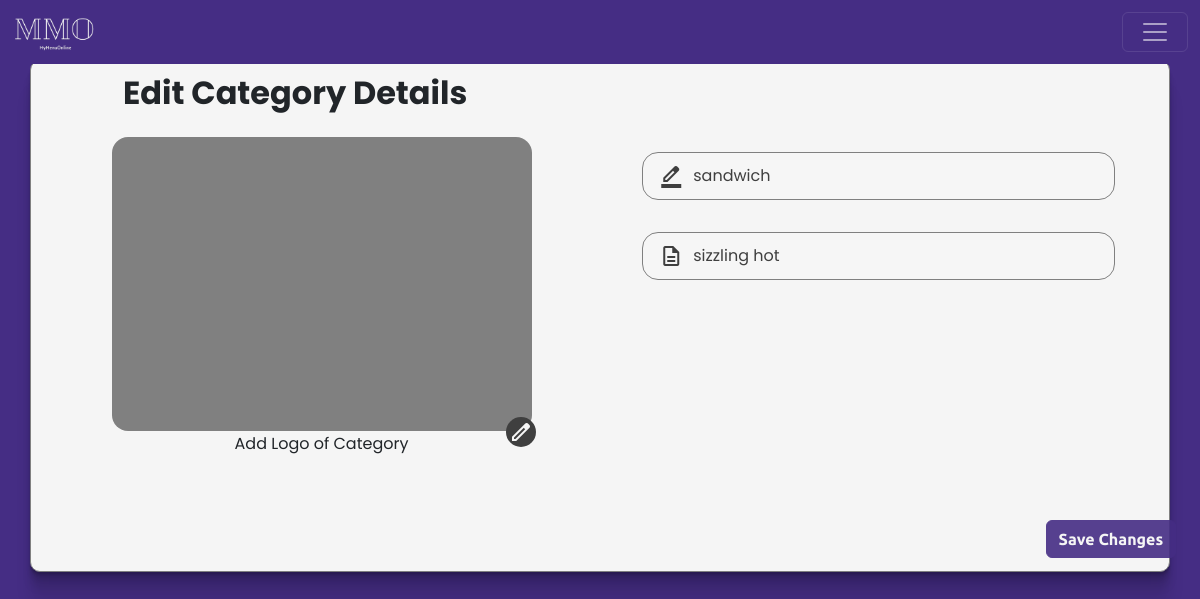
The page /client/category/6/ (signed in) on the database as committed earlier.
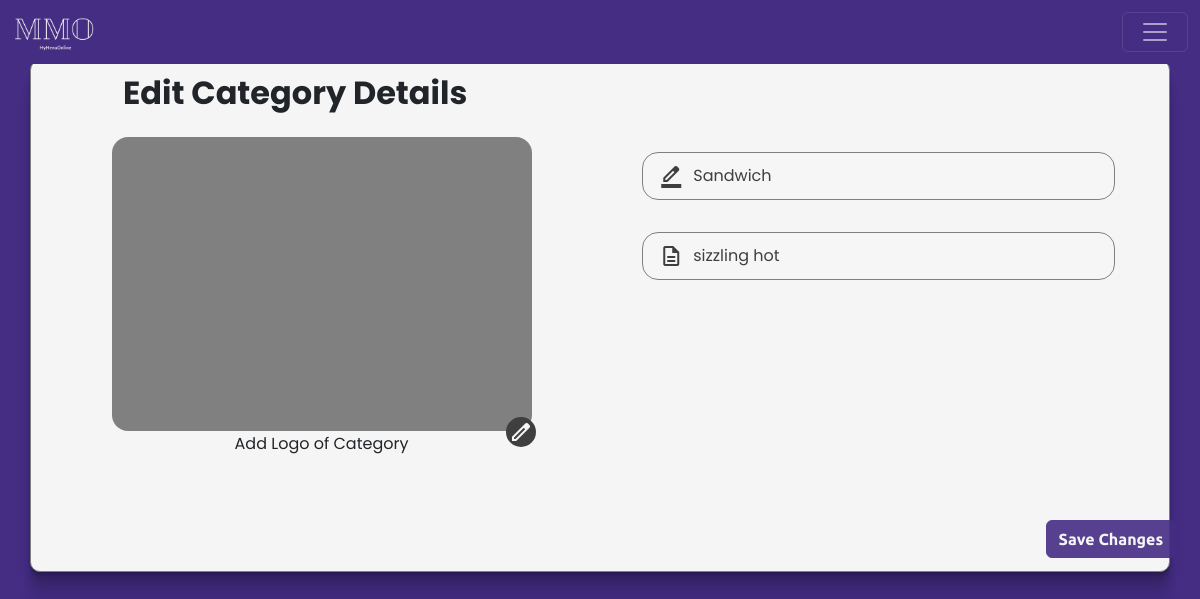
The same page on the database as committed later.
### client/models.py (models this page shows, shortened)
class Header(models.Model):
    header_text = models.CharField(max_length=100)
    image = models.ImageField(upload_to='images', height_field=None, width_field=None, max_length=None, blank=True, null=True)
    menu = models.ForeignKey(Menu, on_delete=models.CASCADE, related_name='headers')
    description = models.CharField(max_length=50, blank= True, default="")

### client/views.py (the view, shortened to what this page needs)
# urls.py: path('category/<int:id>/', views.categoryEdit, name='category'),
@login_required
def categoryEdit(request, id):
    header = Header.objects.get(id = id)
    if header.menu.user==request.user:
        return render(request, 'client/categoryEdit.html', {'header': header})
    else:
        return HttpResponse('you are forbidden to visit this page :(')

### templates/client/categoryEdit.html (shortened to what this page needs)
{% load static %}
<!DOCTYPE html>
<html lang="en">
  <head>
    <link rel="stylesheet" href="{% static 'css/styleAdmin.css' %}" />
    <link
      href="https://cdn.jsdelivr.net/npm/bootstrap@5.3.1/dist/css/bootstrap.min.css"
      rel="stylesheet"
    />
  </head>
  <body>
    {% include 'client/navBar.html' %}
    <form
      action=""
      method="POST"
      class="container"
      enctype="multipart/form-data"
    >
      <h2>Edit Category Details</h2>
      <div class="myleftright">
        <div onclick="open_file1()" class="leftBlock">
          <div class="grayBlock">
          </div>
          <p id="fileName">Add Logo of Category</p>
          <span class="material-symbols-outlined editS"> edit </span>
        </div>
        <div class="rightBlock">
          <div class="inputArea">
            <span class="material-symbols-outlined"> border_color </span>
            <input
              type="text"
              placeholder="Category Name"
              name="categoryName"
              value="{{header.header_text}}"
            />
          </div>
          <div class="inputArea">
            <span class="material-symbols-outlined"> description </span>
            <input
              type="text"
              placeholder="Description"
              name="description"
              size="10"
              value="{{header.description}}"
            />
          </div>
        </div>
      </div>
      <button type="submit" class="myResNextB btn btn-outline-primary">
        Save Changes
      </button>
    </form>
  </body>
</html>

Rows that differ between the two databases and show on the page:
changed Header "sizzling hot": categoryName "sandwich" → "Sandwich"
